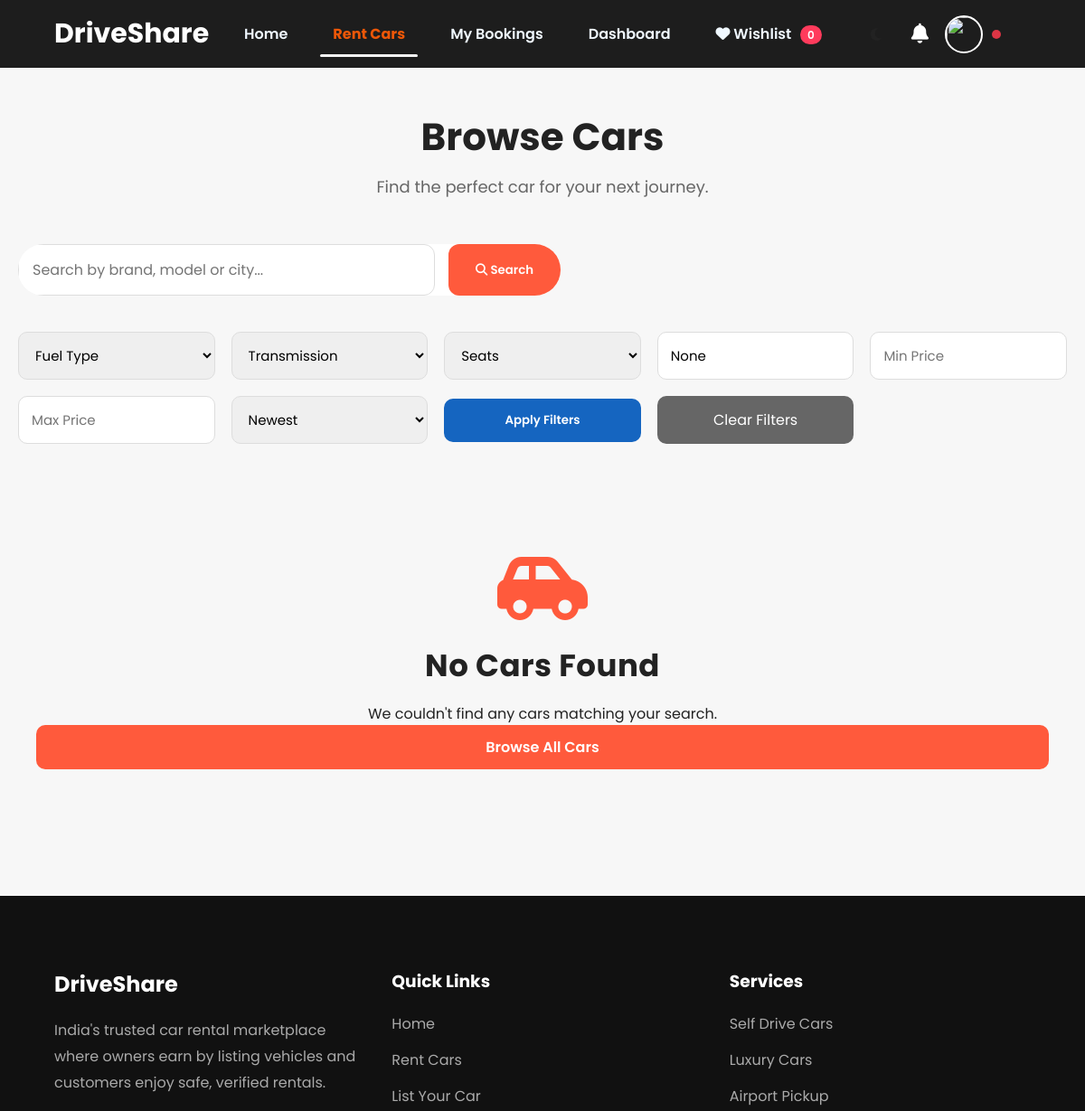
Before: /cars/browse/ (signed in, upper part) with the older database file.
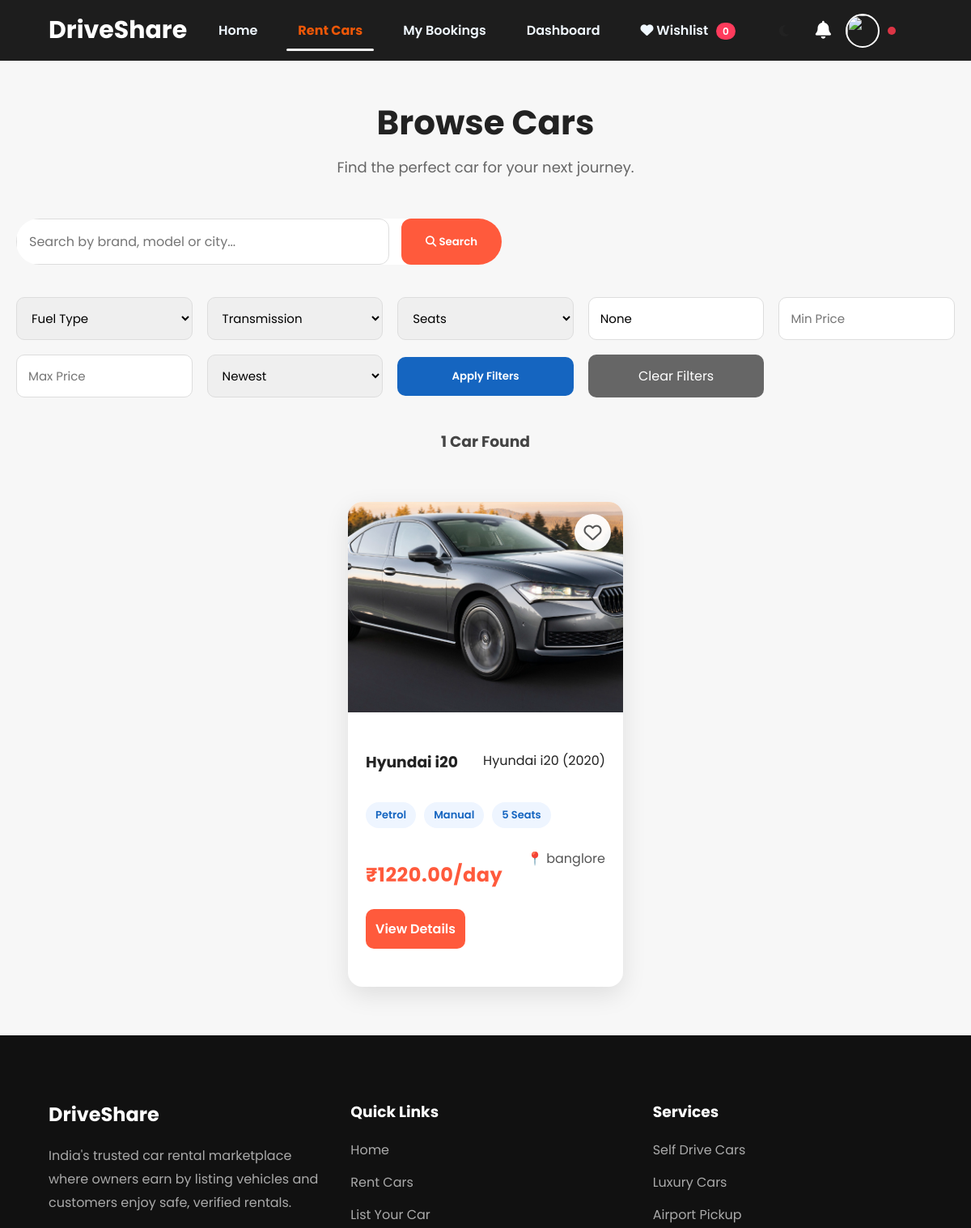
After: the same page with the newer database file.
### cars/models.py (models this page shows, shortened)
class Car(models.Model):
    FUEL_TYPES = [
        ("Petrol", "Petrol"),
        ("Diesel", "Diesel"),
        ("Electric", "Electric"),
        ("Hybrid", "Hybrid"),
        ("CNG", "CNG"),
    ]
    TRANSMISSION_TYPES = [
        ("Manual", "Manual"),
        ("Automatic", "Automatic"),
    ]
    STATUS_CHOICES = [
        ("Pending", "Pending"),
        ("Approved", "Approved"),
        ("Rejected", "Rejected"),
    ]
    owner = models.ForeignKey(
        CustomUser,
        on_delete=models.CASCADE,
        related_name="cars"
    )
    title = models.CharField(max_length=150)
    brand = models.CharField(max_length=100)
    model = models.CharField(max_length=100)
    year = models.PositiveIntegerField()
    color = models.CharField(max_length=50)
    seats = models.PositiveIntegerField()
    fuel_type = models.CharField(
        max_length=20,
        choices=FUEL_TYPES
    )
    transmission = models.CharField(
        max_length=20,
        choices=TRANSMISSION_TYPES
    )
    price_per_day = models.DecimalField(
        max_digits=10,
        decimal_places=2
    )
    city = models.CharField(max_length=100)
    description = models.TextField()
    is_available = models.BooleanField(default=True)
    approval_status = models.CharField(
        max_length=20,
        choices=STATUS_CHOICES,
        default="Pending"
    )
    rejection_reason = models.TextField(
    blank=True,
    null=True
)
    created_at = models.DateTimeField(auto_now_add=True)
    updated_at = models.DateTimeField(auto_now=True)

class CarImage(models.Model):
    car = models.ForeignKey(
        Car,
        on_delete=models.CASCADE,
        related_name="images"
    )
    image = models.ImageField(
        upload_to="car_images/"
    )
    is_primary = models.BooleanField(
        default=False
    )
    uploaded_at = models.DateTimeField(
        auto_now_add=True
    )

### cars/views.py (the view, shortened to what this page needs)
def browse_cars(request):
    cars = Car.objects.filter(
        approval_status="Approved",
        is_available=True
    )
    search = request.GET.get("search")
    fuel = request.GET.get("fuel")
    transmission = request.GET.get("transmission")
    seats = request.GET.get("seats")
    city = request.GET.get("city")
    min_price = request.GET.get("min_price")
    max_price = request.GET.get("max_price")
    sort = request.GET.get("sort")
    if fuel:
        cars = cars.filter(fuel_type=fuel)
    if transmission:
        cars = cars.filter(transmission=transmission)
    if seats:
        cars = cars.filter(seats=seats)
    if city:
        cars = cars.filter(city__icontains=city)
    if min_price:
        cars = cars.filter(price_per_day__gte=min_price)
    if max_price:
        cars = cars.filter(price_per_day__lte=max_price)
    if sort == "low":
        cars = cars.order_by("price_per_day")
    elif sort == "high":
        cars = cars.order_by("-price_per_day")
    elif sort == "old":
        cars = cars.order_by("created_at")
    else:
        cars = cars.order_by("-created_at")
    paginator = Paginator(cars, 9)
    page_number = request.GET.get("page")
    page_obj = paginator.get_page(page_number)
    wishlist_ids = []
    if request.user.is_authenticated and request.user.user_type == "customer":
        wishlist_ids = Wishlist.objects.filter(
            customer=request.user
        ).values_list(
            "car_id",
            flat=True
        )
    return render(
        request,
        "cars/browse_cars.html",
        {
            "cars": page_obj,
            "page_obj": page_obj,
            "wishlist_ids": wishlist_ids,
            "search": search,
            "fuel": fuel,
            "transmission": transmission,
            "seats": seats,
            "city": city,
            "min_price": min_price,
            "max_price": max_price,
            "sort": sort,
        }
    )

### templates/cars/browse_cars.html (shortened to what this page needs)
{% extends "base.html" %}
{% load static %}
{% block content %}
<section class="browse-section">
    <div class="browse-header">
        <h1>Browse Cars</h1>
        <p>Find the perfect car for your next journey.</p>
    </div>
    <div class="search-box">
        <form method="GET">
            <input
                type="text"
                name="search"
                placeholder="Search by brand, model or city..."
                value="{{ search|default:'' }}"
            >
            <button type="submit">
                <i class="fas fa-search"></i>
                Search
            </button>
        </form>
    </div>
    <div class="filter-box">
        <form method="GET">
            <select name="fuel">
                <option value="">Fuel Type</option>
            </select>
            <select name="transmission">
                <option value="">Transmission</option>
            </select>
            <select name="seats">
                <option value="">Seats</option>
            </select>
            <input
                type="text"
                name="city"
                placeholder="City"
                value="{{ city }}"
            >
            <input
                type="number"
                name="min_price"
                placeholder="Min Price"
                value="{{ min_price }}"
            >
            <input
                type="number"
                name="max_price"
                placeholder="Max Price"
                value="{{ max_price }}"
            >
            <select name="sort">
                <option value="">Newest</option>
            </select>
            <button type="submit">
                Apply Filters
            </button>
            <a href="{% url 'browse_cars' %}" class="clear-filter">
                Clear Filters
            </a>
        </form>
    </div>
    {% if page_obj %}
    <div class="results-count">
        <h3>
            {{ page_obj.paginator.count }} Car{{ page_obj.paginator.count|pluralize }} Found
        </h3>
    </div>
    {% endif %}
    {% if cars %}
    <div class="car-grid">
        {% for car in cars %}
        <div class="car-card">
                <div class="car-image">
        {% if car.images.first %}
            <img src="{{ car.images.first.image.url }}" alt="{{ car.title }}">
        {% else %}
            <img src="{% static 'images/default-car.jpg' %}" alt="No Image">
        {% endif %}
        {% if user.is_authenticated and user.user_type == "customer" %}
        <a href="{% url 'toggle_wishlist' car.id %}" class="wishlist-btn">
    {% if car.id in wishlist_ids %}
        <i class="fas fa-heart"></i>
    {% else %}
        <i class="far fa-heart"></i>
    {% endif %}
</a>
        {% endif %}
    </div>
            <div class="car-info">
                <h3>{{ car.title }}</h3>
                <p>{{ car.brand }} {{ car.model }} ({{ car.year }})</p>
                <div class="car-tags">
                    <span>{{ car.fuel_type }}</span>
                    <span>{{ car.transmission }}</span>
                    <span>{{ car.seats }} Seats</span>
                </div>
                <h2>₹{{ car.price_per_day }}/day</h2>
                <p class="city">
                    📍 {{ car.city }}
                </p>
                <a href="{% url 'car_details' car.id %}" class="view-btn">
                    View Details
                </a>
            </div>
        </div>
        {% endfor %}
    </div>
    {% else %}
    <div class="empty-state">
        <i class="fas fa-car-side"></i>
        <h2>No Cars Found</h2>
        <p>
            We couldn't find any cars matching your search.
        </p>
        <a href="{% url 'browse_cars' %}" class="view-btn">
            Browse All Cars
        </a>
    </div>
    {% endif %}
</section>
{% endblock %}

Changed rows visible on the page:
added Car: images.first.image (picture), title "Hyundai i20", brand "Hyundai", model "i20", year "2020", fuel_type "Petrol", transmission "Manual", seats "5", price_per_day "1220.00", city "banglore"
Other visible differences:
{{ page_obj.paginator.count }}: (not shown) → "1"
text no longer shown: "No Cars Found We couldn't find any cars matching your search. Browse All Cars"
text now shown: "Car Found"
